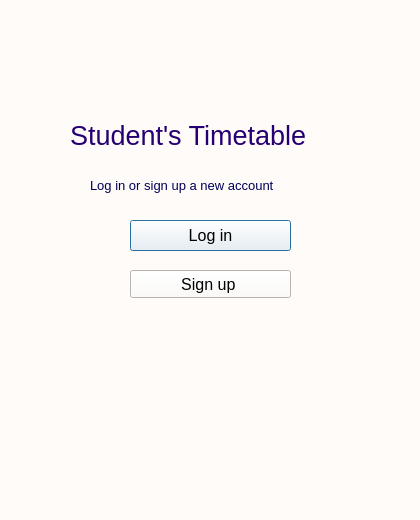
<?xml version="1.0" encoding="UTF-8"?>
<ui version="4.0">
 <class>Dialog</class>
 <widget class="QDialog" name="Dialog">
  <property name="geometry">
   <rect>
    <x>0</x>
    <y>0</y>
    <width>420</width>
    <height>520</height>
   </rect>
  </property>
  <property name="minimumSize">
   <size>
    <width>420</width>
    <height>520</height>
   </size>
  </property>
  <property name="maximumSize">
   <size>
    <width>420</width>
    <height>620</height>
   </size>
  </property>
  <property name="font">
   <font>
    <pointsize>28</pointsize>
   </font>
  </property>
  <property name="windowTitle">
   <string>Dialog</string>
  </property>
  <property name="styleSheet">
   <string notr="true">background-color: rgb(255, 251, 248);</string>
  </property>
  <widget class="QLabel" name="label">
   <property name="geometry">
    <rect>
     <x>70</x>
     <y>110</y>
     <width>291</width>
     <height>51</height>
    </rect>
   </property>
   <property name="font">
    <font>
     <pointsize>20</pointsize>
    </font>
   </property>
   <property name="styleSheet">
    <string notr="true">color: rgb(38, 0, 115);</string>
   </property>
   <property name="text">
    <string>Student's Timetable</string>
   </property>
  </widget>
  <widget class="QLabel" name="label_2">
   <property name="geometry">
    <rect>
     <x>90</x>
     <y>170</y>
     <width>251</width>
     <height>31</height>
    </rect>
   </property>
   <property name="font">
    <font>
     <pointsize>10</pointsize>
    </font>
   </property>
   <property name="styleSheet">
    <string notr="true">color: rgb(0, 0, 88);</string>
   </property>
   <property name="text">
    <string>Log in or sign up a new account</string>
   </property>
  </widget>
  <widget class="QPushButton" name="pushButton">
   <property name="geometry">
    <rect>
     <x>130</x>
     <y>220</y>
     <width>161</width>
     <height>31</height>
    </rect>
   </property>
   <property name="font">
    <font>
     <pointsize>12</pointsize>
    </font>
   </property>
   <property name="text">
    <string>Log in</string>
   </property>
  </widget>
  <widget class="QPushButton" name="pushButton_2">
   <property name="geometry">
    <rect>
     <x>130</x>
     <y>270</y>
     <width>161</width>
     <height>28</height>
    </rect>
   </property>
   <property name="font">
    <font>
     <pointsize>12</pointsize>
    </font>
   </property>
   <property name="text">
    <string>Sign up </string>
   </property>
  </widget>
 </widget>
 <resources/>
 <connections/>
</ui>
